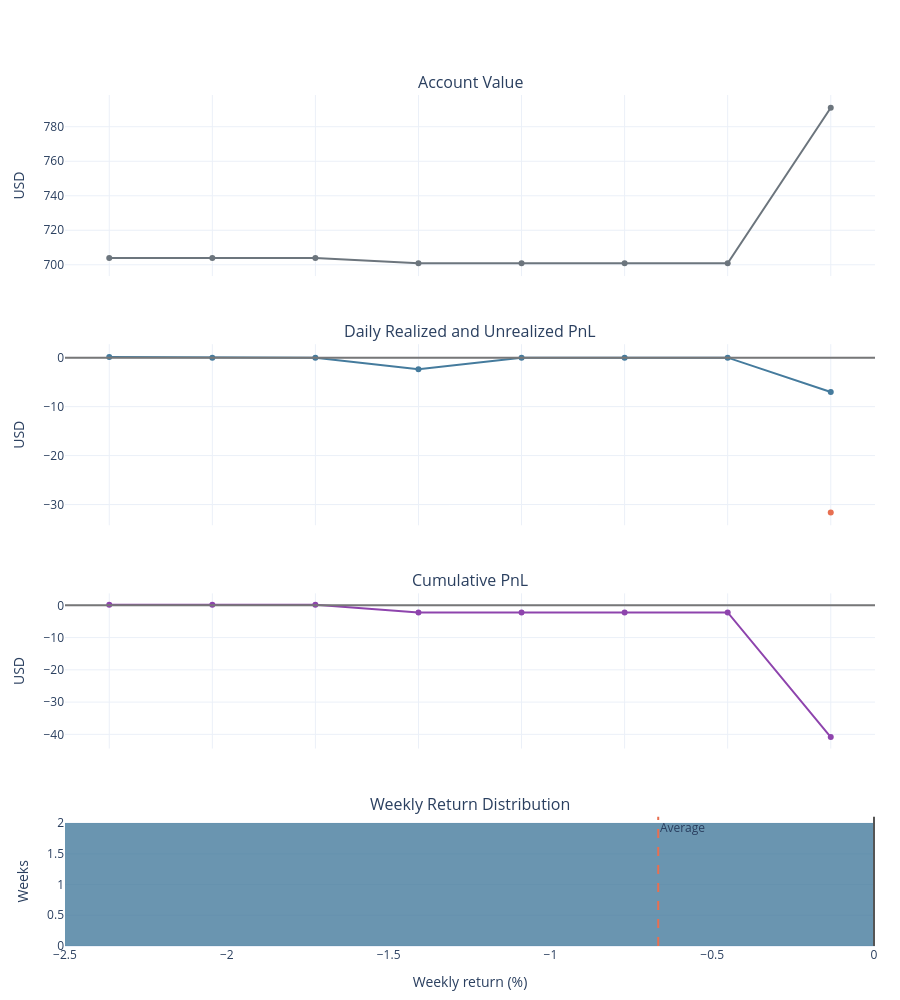

Notebook cell for this chart:
### Markdown cell above
## Account charts

Interactive Plotly charts show account value, daily realized and unrealized PnL, cumulative PnL, and weekly return distribution.

### Code cell
analytics.show_account_charts()

### Figure 1 — Plotly figure (JSON) as saved in the notebook; plotly's stock layout.template omitted (floating-point values rounded to 4 significant figures)
{"data": [{"line": {"color": "#6c757d", "width": 2}, "name": "Account Value", "type": "scatter", "x": ["2026-10-21T00:00:00.000000000", "2026-10-22T00:00:00.000000000", "2026-10-23T00:00:00.000000000", "2026-10-24T00:00:00.000000000", "2026-10-25T00:00:00.000000000", "2026-10-26T00:00:00.000000000", "2026-10-27T00:00:00.000000000", "2026-10-28T00:00:00.000000000"], "xaxis": "x", "y": [703.9, 703.9, 703.9, 700.9, 700.9, 700.9, 700.9, 791.0], "yaxis": "y"}, {"line": {"color": "#457b9d"}, "mode": "lines+markers", "name": "Realized", "type": "scatter", "x": ["2026-10-21T00:00:00.000000000", "2026-10-22T00:00:00.000000000", "2026-10-23T00:00:00.000000000", "2026-10-24T00:00:00.000000000", "2026-10-25T00:00:00.000000000", "2026-10-26T00:00:00.000000000", "2026-10-27T00:00:00.000000000", "2026-10-28T00:00:00.000000000"], "xaxis": "x2", "y": [0.1403, 0.0, 0.0, -2.343, 0.0, 0.0, 0.000653, -7.014], "yaxis": "y2"}, {"line": {"color": "#e76f51"}, "mode": "lines+markers", "name": "Unrealized", "type": "scatter", "x": ["2026-10-21T00:00:00.000000000", "2026-10-22T00:00:00.000000000", "2026-10-23T00:00:00.000000000", "2026-10-24T00:00:00.000000000", "2026-10-25T00:00:00.000000000", "2026-10-26T00:00:00.000000000", "2026-10-27T00:00:00.000000000", "2026-10-28T00:00:00.000000000"], "xaxis": "x2", "y": [NaN, NaN, NaN, NaN, NaN, NaN, NaN, -31.62], "yaxis": "y2"}, {"line": {"color": "#8e44ad", "width": 2}, "name": "Cumulative PnL", "type": "scatter", "x": ["2026-10-21T00:00:00.000000000", "2026-10-22T00:00:00.000000000", "2026-10-23T00:00:00.000000000", "2026-10-24T00:00:00.000000000", "2026-10-25T00:00:00.000000000", "2026-10-26T00:00:00.000000000", "2026-10-27T00:00:00.000000000", "2026-10-28T00:00:00.000000000"], "xaxis": "x3", "y": [0.1403, 0.1403, 0.1403, -2.203, -2.203, -2.203, -2.202, -40.84], "yaxis": "y3"}, {"marker": {"color": "#457b9d"}, "name": "Weekly returns", "opacity": 0.8, "showlegend": false, "type": "histogram", "x": [-0.3329, -1.001], "xaxis": "x4", "xbins": {"size": 2.5}, "yaxis": "y4"}], "layout": {"annotations": [{"font": {"size": 16}, "showarrow": false, "text": "Account Value", "x": 0.5, "xanchor": "center", "xref": "paper", "y": 1, "yanchor": "bottom", "yref": "paper"}, {"font": {"size": 16}, "showarrow": false, "text": "Daily Realized and Unrealized PnL", "x": 0.5, "xanchor": "center", "xref": "paper", "y": 0.7072, "yanchor": "bottom", "yref": "paper"}, {"font": {"size": 16}, "showarrow": false, "text": "Cumulative PnL", "x": 0.5, "xanchor": "center", "xref": "paper", "y": 0.4144, "yanchor": "bottom", "yref": "paper"}, {"font": {"size": 16}, "showarrow": false, "text": "Weekly Return Distribution", "x": 0.5, "xanchor": "center", "xref": "paper", "y": 0.152, "yanchor": "bottom", "yref": "paper"}, {"showarrow": false, "text": "Average", "x": -0.6668, "xanchor": "left", "xref": "x4", "y": 1, "yanchor": "top", "yref": "y4 domain"}], "barmode": "overlay", "height": 1000, "hovermode": "x unified", "margin": {"b": 50, "l": 65, "r": 25, "t": 95}, "shapes": [{"line": {"color": "#e76f51", "dash": "dash"}, "type": "line", "x0": -0.6668, "x1": -0.6668, "xref": "x4", "y0": 0, "y1": 1, "yref": "y4 domain"}, {"line": {"color": "#555"}, "type": "line", "x0": 0, "x1": 0, "xref": "x4", "y0": 0, "y1": 1, "yref": "y4 domain"}, {"line": {"color": "#777"}, "type": "line", "x0": 0, "x1": 1, "xref": "x2 domain", "y0": 0, "y1": 0, "yref": "y2"}, {"line": {"color": "#777"}, "type": "line", "x0": 0, "x1": 1, "xref": "x3 domain", "y0": 0, "y1": 0, "yref": "y3"}], "showlegend": false, "xaxis": {"anchor": "y", "domain": [0, 1], "matches": "x4", "showticklabels": false}, "xaxis2": {"anchor": "y2", "domain": [0, 1], "matches": "x4", "showticklabels": false}, "xaxis3": {"anchor": "y3", "domain": [0, 1], "matches": "x4", "showticklabels": false}, "xaxis4": {"anchor": "y4", "domain": [0, 1], "title": {"text": "Weekly return (%)"}}, "yaxis": {"anchor": "x", "domain": [0.7872, 1], "title": {"text": "USD"}}, "yaxis2": {"anchor": "x2", "domain": [0.4944, 0.7072], "title": {"text": "USD"}}, "yaxis3": {"anchor": "x3", "domain": [0.232, 0.4144], "title": {"text": "USD"}}, "yaxis4": {"anchor": "x4", "domain": [0, 0.152], "title": {"text": "Weeks"}}}}
